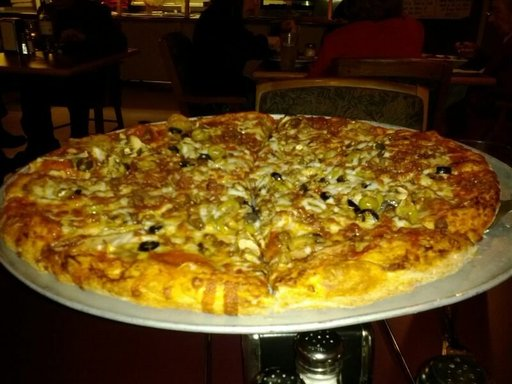
#> input picture data/pizza_steak_sushi_10_percent/test/pizza/1152100.jpg, 512 x 384 px, given in place of pizza, which was not available
$ python preprocess_images.py   (older library calls are emulated)
#> lines starting #> are read from the running program, lines starting #| are printed output that depends on the picture; after the words box and inside, x2 and y2 are one past the last pixel; in counts of white or black regions, pixels touching at a corner belong together; pictures that were not available may be replaced by others from this repository, and a replacement may not be noted
#> in save_single, image_original is the input picture: PIL image 512x384 RGB; mean R, G, B 89.1, 64.3, 22.4
"""
Tries to remove unnecessary black borders/background around the images,
and "trim" the images so that they take up the entirety of the image.
"""

import os
import numpy as np
from PIL import Image
import warnings
from multiprocessing import Pool
from tqdm import tqdm
import cv2

def trim(im):
    """
    Converts the image to grayscale using cv2, then computes binary matrix
    of the pixels that are above a certrain threshold, then takes out the first
    row where a certain percentage of the pixels are above the threshold will
    be the first clip point. Same idea for col, max row, max col.
    """

    percentage = 0.02

    img = np.array(im)
    img_gray = cv2.cvtColor(img, cv2.COLOR_BGR2GRAY)
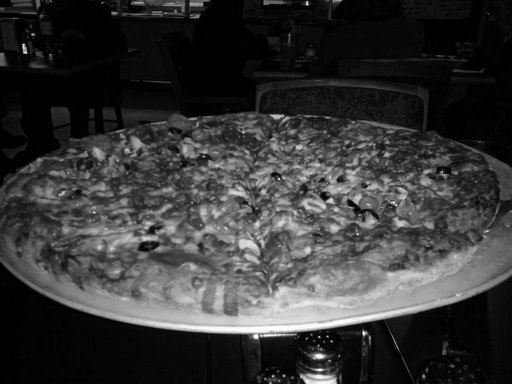
#> img_gray: shape (384, 512); min 0, max 254, mean 54.6
    im = img_gray > 0.1 * np.mean(img_gray[img_gray != 0]) # Checks which pixels are brighter than 10% of the mean of the non-black pixels
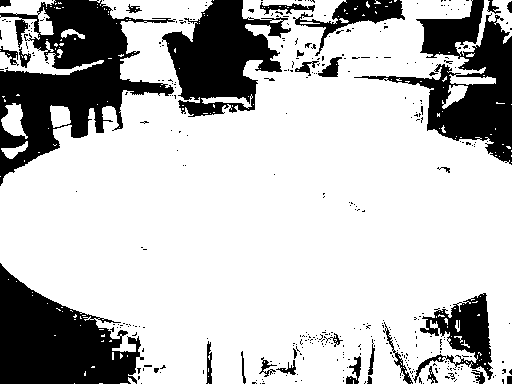
#> im: shape (384, 512) bool; 75% white; 368 black regions (337 under 20 px), largest, box (x1, y1, x2, y2) and area: (0, 0, 176, 186) 13324, (0, 263, 144, 384) 10246, (354, 0, 512, 165) 9205
    row_sums = np.sum(im, axis=1)
#> row_sums = 384 values, max 512 at index 186, min 166 at index 20, mean 384.1
    col_sums = np.sum(im, axis=0)
#> col_sums = 512 values, max 373 at index 413, min 127 at index 0, mean 288.1
    rows = np.where(row_sums > img.shape[1] * percentage)[0]
#> rows = 384 values from 0 to 383
    cols = np.where(col_sums > img.shape[0] * percentage)[0]
#> cols = 512 values from 0 to 511
    min_row, min_col = np.min(rows), np.min(cols)
#> min_row = 0; min_col = 0
    max_row, max_col = np.max(rows), np.max(cols)
#> max_row = 383; max_col = 511
    im_crop = img[min_row : max_row+1, min_col : max_col+1]
    return Image.fromarray(im_crop)

def resize_maintain_aspect(image, desired_size):
    """
    Resizes an image while maintaining the aspect ratio.
    """
#> called with desired_size = 1000

    old_size = image.size # old_size[0] is in (width, height) format
#> old_size = (512, 384)
    ratio = float(desired_size) / max(old_size)
#> ratio = 1.95
    new_size = tuple((int(x * ratio) for x in old_size))
#> new_size = (1000, 750)
    im = image.resize(new_size, Image.ANTIALIAS)
#> im: PIL image 1000x750 RGB
    new_im = Image.new("RGB", (desired_size, desired_size))
#> new_im: PIL image 1000x1000 RGB; every value is 0
    new_im.paste(im, ((desired_size - new_size[0]) // 2, (desired_size - new_size[1]) // 2))
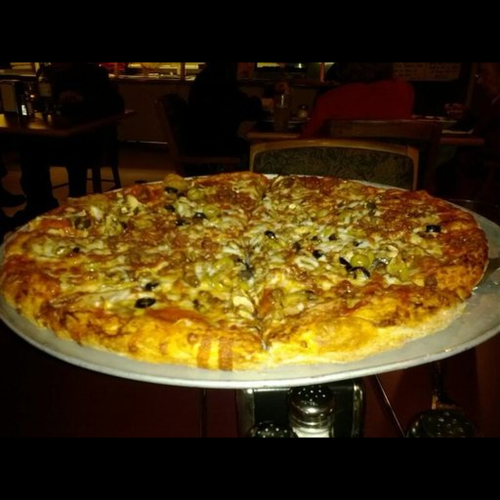
#> new_im: PIL image 1000x1000 RGB (shown at 1/2 size); mean R, G, B 66.8, 48.2, 16.8
    return new_im

def save_single(args):
    img_file, input_path_folder, output_path_folder, output_size = args
    image_original = Image.open(os.path.join(input_path_folder, img_file))
    image = trim(image_original)
    image = resize_maintain_aspect(image, desired_size=output_size[0])
    image = image.resize(output_size) # Might not be necessary
    image.save(os.path.join(output_path_folder + img_file))

def fast_image_resize(input_path_folder, output_path_folder, output_size=None):
    """
    Uses multiprocessing to make it fast.
    """

    if not output_size:
        warnings.warn("Need to specify output_size! For example: output_size=100")
        exit()

    if not os.path.exists(output_path_folder):
        os.makedirs(output_path_folder)

    jobs = [
        (file, input_path_folder, output_path_folder, output_size)
        for file in os.listdir(input_path_folder)
    ]

    with Pool() as p:
        list(tqdm(p.imap_unordered(save_single, jobs), total=len(jobs)))
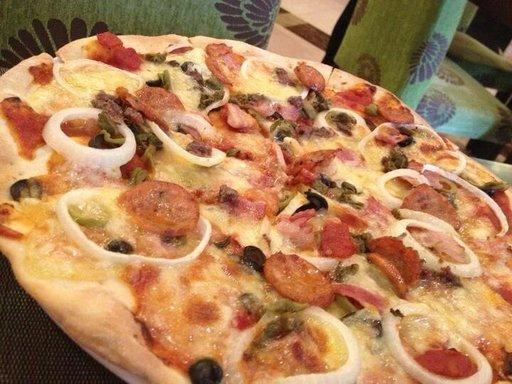
#> input picture data/pizza_steak_sushi_10_percent/test/pizza/1503858.jpg, 512 x 384 px, given in place of steak, which was not available
#> in save_single, image_original is the input picture: PIL image 512x384 RGB; mean R, G, B 174.5, 127.8, 87.2
#> in trim (call 2), `img_gray = cv2.cvtColor(img, cv2.COLOR_BGR2GRAY)`:
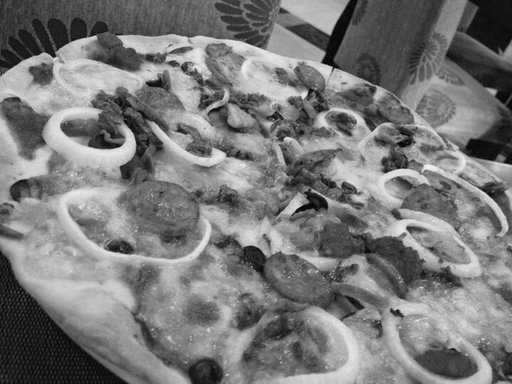
#> img_gray: shape (384, 512); min 1, max 246, mean 121
#> in trim (call 2), `im = img_gray > 0.1 * np.mean(img_gray[img_gray != 0])`:
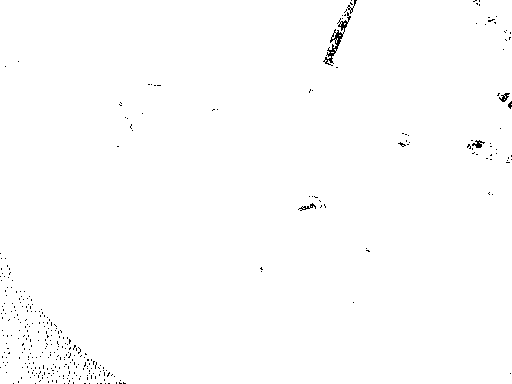
#> im: shape (384, 512) bool; 99.4% white; black in thin lines or dots
#> in trim (call 2), `row_sums = np.sum(im, axis=1)`: row_sums = 384 values, max 512 at index 68, min 491 at index 383, mean 509
#> in trim (call 2), `col_sums = np.sum(im, axis=0)`: col_sums = 512 values, max 384 at index 37, min 365 at index 332, mean 381.8
#> call 2 of resize_maintain_aspect, with desired_size = 1000
#> in resize_maintain_aspect (call 2), `new_im.paste(im, ((desired_size - new_size[0]) // 2, (desired_size - n..`:
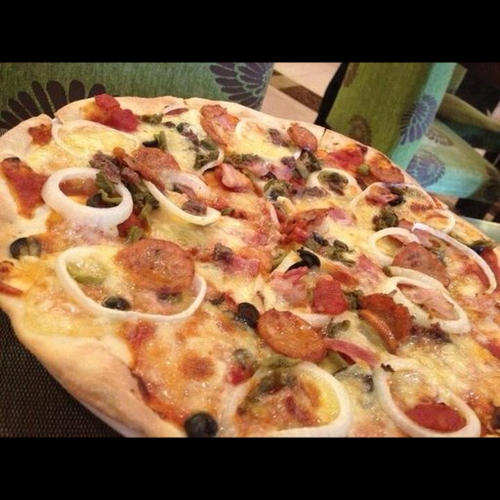
#> new_im: PIL image 1000x1000 RGB (shown at 1/2 size); mean R, G, B 130.9, 95.9, 65.4

if __name__ == "__main__":
    fast_image_resize('../diabetic-retinopathy-detection/test/',
    '../diabetic-retinopathy-detection/test_images_preprocessed_1000/',
    output_size=(1000, 1000))

    fast_image_resize('../diabetic-retinopathy-detection/train/',
    '../diabetic-retinopathy-detection/train_images_preprocessed_1000/',
    output_size=(1000, 1000))
